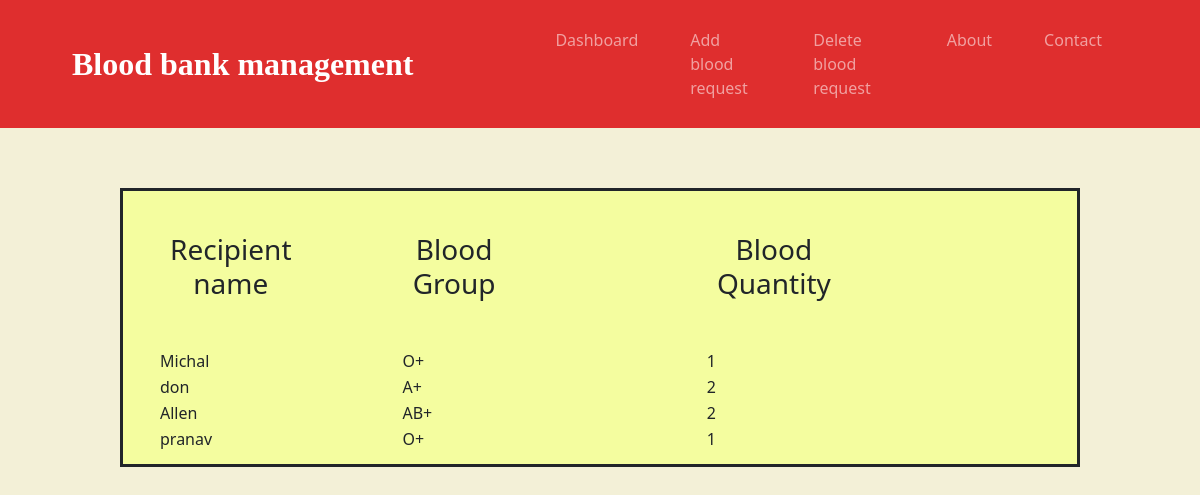
Screenshot of /admin/view_blood_request.php with the database file from the repository.
### tables this page shows
CREATE TABLE `blood_request` (
  `id` int(5) NOT NULL,
  `reci_name` varchar(10) NOT NULL,
  `reci_bgrp` varchar(5) NOT NULL,
  `reci_bqnty` int(10) NOT NULL,
  `reci_id` int(5) NOT NULL
);

### admin/view_blood_request.php (the view, shortened to what this page needs)
<?php
require('config.php');
$sql = "select * from blood_request;";
$result = mysqli_query($con, $sql);
$insert = true;
?>
<!DOCTYPE html>
<html lang="en">
<head>
	<link href="https://cdn.jsdelivr.net/npm/bootstrap@5.0.2/dist/css/bootstrap.min.css" rel="stylesheet">
	<link rel="stylesheet" href="/css/view_blood_request.css">
</head>
<body>
	<div class="container-fluid">
		<nav class="navbar navbar-expand-lg navbar-dark">
			<a class="navbar-brand" href="">Blood bank management</a>
			<div class="collapse navbar-collapse nav_elements" id="navbarTogglerDemo02">
				<ul class="navbar-nav mx-auto">
					<li class="nav-item">
						<a class="nav-link" href="admindashboard.php">Dashboard</a>
					</li>
					<li class="nav-item">
						<a class="nav-link" href="request_blood.php">Add blood request</a>
					</li>
					<li class="nav-item">
						<a class="nav-link" href="delete_blood_request.php">Delete blood request</a>
					</li>
					<li class="nav-item">
						<a class="nav-link" href="#aboutus">About</a>
					</li>
					<li class="nav-item">
						<a class="nav-link" href="#">Contact</a>
					</li>
				</ul>
			</div>
		</nav>
	</div>
	<div class="middle">
		<table>
			<thead>
				<tr>
					<th class="table_head1">
						<h3>Recipient name</h3>
					</th>
					<th class="table_head2">
						<h3>Blood Group</h3>
					</th>
					<th class="table_head2">
						<h3>Blood Quantity</h3>
					</th>
				</tr>
			</thead>
			<?php
			if ($insert == true) {
				while ($row = mysqli_fetch_array($result)) {
					echo "<tr class='table_content'>";
					echo "<td>" . $row['reci_name'] . "</td>";
					echo "<td>" . $row['reci_bgrp'] . "</td>";
					echo "<td>" . $row['reci_bqnty'] . "</td>";
				}
			}
			?>
		</table>
	</div>
</body>
</html>

### css/view_blood_request.css (style rules this page uses)
body { background-color: #F3F0D7; }
.container-fluid { padding: 1% 6%; background-color: #DF2E2E; }
.navbar-brand { font-family: "Ubuntu"; font-size: 2.0rem; font-weight: bold; }
.nav-item { padding: 0 18px; }
.nav_elements { padding-left: 35%; padding-left: 100px; }
.middle { background-color: rgb(244, 253, 159); margin: 5% 10%; padding: 1% 3%; text-align: center; border-style: solid; }
.table_head1 { padding-right: 100px; padding-bottom: 40px; padding-top: 30px; }
.table_head2 { padding-right: 200px; padding-bottom: 40px; padding-top: 30px; }
.table_content { padding-left: 0; padding-right: 500px; }

### rows the page displays
blood_request: reci_name "Michal", reci_bgrp "O+", reci_bqnty "1"
blood_request: reci_name "don", reci_bgrp "A+", reci_bqnty "2"
blood_request: reci_name "Allen", reci_bgrp "AB+", reci_bqnty "2"
blood_request: reci_name "pranav", reci_bgrp "O+", reci_bqnty "1"
